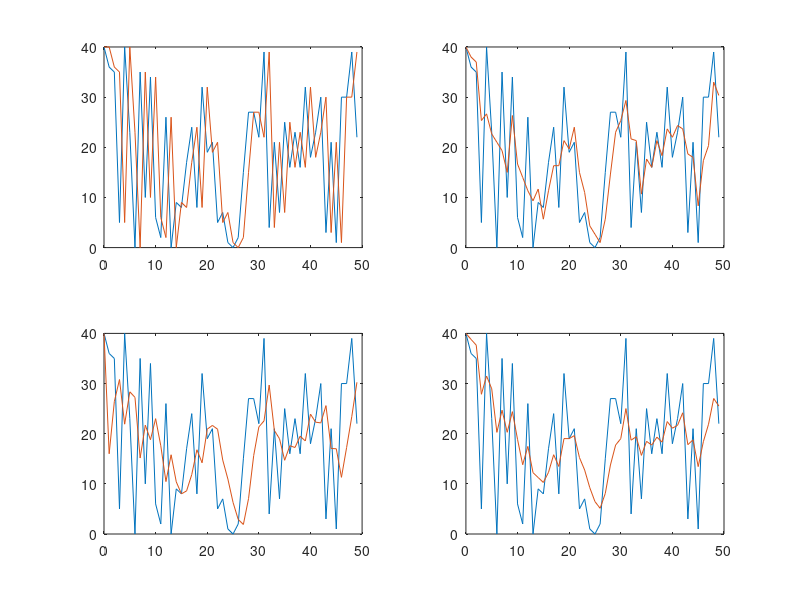

The MATLAB script that drew this image:
alg1=load('Alg1.txt');
data=load('Data.txt');
alg2=load('Alg2.txt');
alg3=load('Alg3.txt');
alg4=load('Alg4.txt');

figure
title("Smoothing Algorithms")

subplot(2, 2, 1)
plot(data(:,2), data(:,1))
hold on
plot(alg1(:,2), alg1(:,1))
hold off

subplot(2, 2, 2)
plot(data(:,2), data(:,1))
hold on
plot(alg2(:,2), alg2(:,1))
hold off

subplot(2, 2, 3)
plot(data(:,2), data(:,1))
hold on
plot(alg3(:,2), alg3(:,1))
hold off

subplot(2, 2, 4)
plot(data(:,2), data(:,1))
hold on
plot(alg4(:,2), alg4(:,1))
hold off